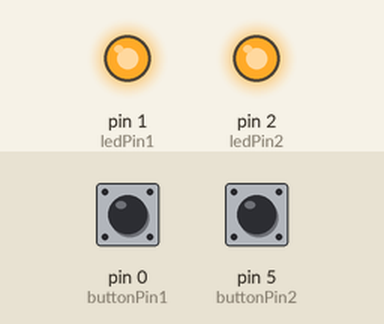
Recording of a sketch running on a simulated Arduino Uno, built with avr-gcc and run on an emulated ATmega328P. Parts: output pins drawn as LEDs (lit = HIGH). Inputs (shaded band) come from the test bench; at power-on: pin 0 (buttonPin1) LOW, pin 5 (buttonPin2) LOW.

Above: at 1.2 s.
1.3 s: pin 0 (buttonPin1) pulled HIGH for 0.15 s
At 1.37 s:
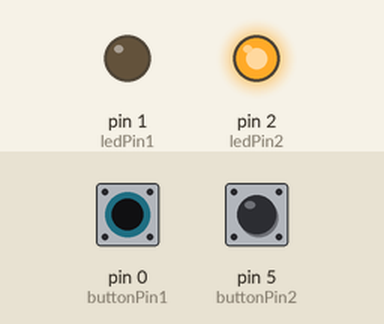
2.9 s: pin 5 (buttonPin2) pulled HIGH for 0.15 s
At 2.97 s:
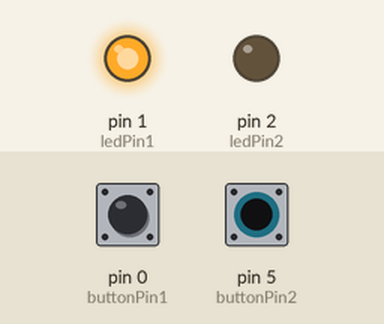
4.5 s: pin 5 (buttonPin2) pulled HIGH for 3.2 s
At 8.9 s:
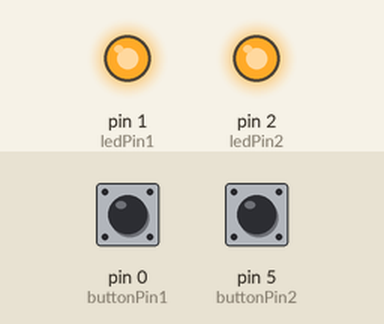
9.2 s: pin 0 (buttonPin1) pulled HIGH for 3.2 s
At 10.1 s:
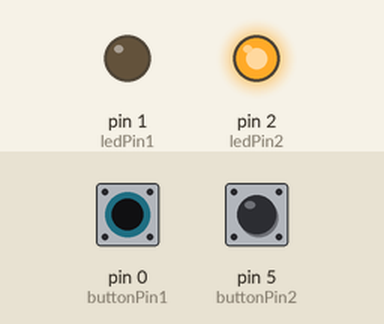
13.9 s: pin 0 (buttonPin1) driven HIGH and pin 5 (buttonPin2) driven HIGH
At 14.9 s:
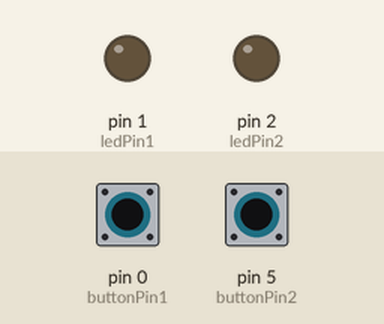
Timing chart, 0 to 16.4 s (numbered marks = the images above; inputs shaded):
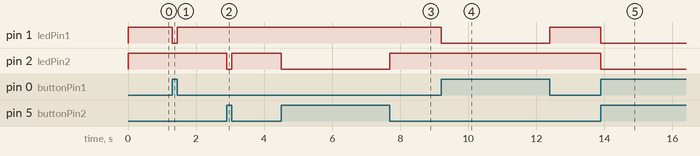

The sketch:

_2Buttons_2LEDs.ino
```cpp
const int buttonPin1 = 0;
const int buttonPin2 = 5;
const int ledPin1 =  1;
const int ledPin2 =  2;

int buttonState1 = 0;
int buttonState2 = 0;

void setup() {
  pinMode(ledPin1, OUTPUT);
  pinMode(ledPin2, OUTPUT);
  pinMode(buttonPin1, INPUT);
  pinMode(buttonPin2, INPUT);
}

void loop() {
  digitalWrite(ledPin1,!(digitalRead(buttonPin1)));
  digitalWrite(ledPin2,!(digitalRead(buttonPin2)));
}
```

Measured:
- after the input at 1.3 s, pin 1 (ledPin1): HIGH → LOW at once, → HIGH 0.15 s later
- after the input at 2.9 s, pin 2 (ledPin2): HIGH → LOW at once, → HIGH 0.15 s later
- after the input at 4.5 s, pin 2 (ledPin2): HIGH → LOW at once, → HIGH 3.2 s later
- after the input at 9.2 s, pin 1 (ledPin1): HIGH → LOW at once, → HIGH 3.2 s later
- after the input at 13.9 s, pin 1 (ledPin1), pin 2 (ledPin2): HIGH → LOW at once
